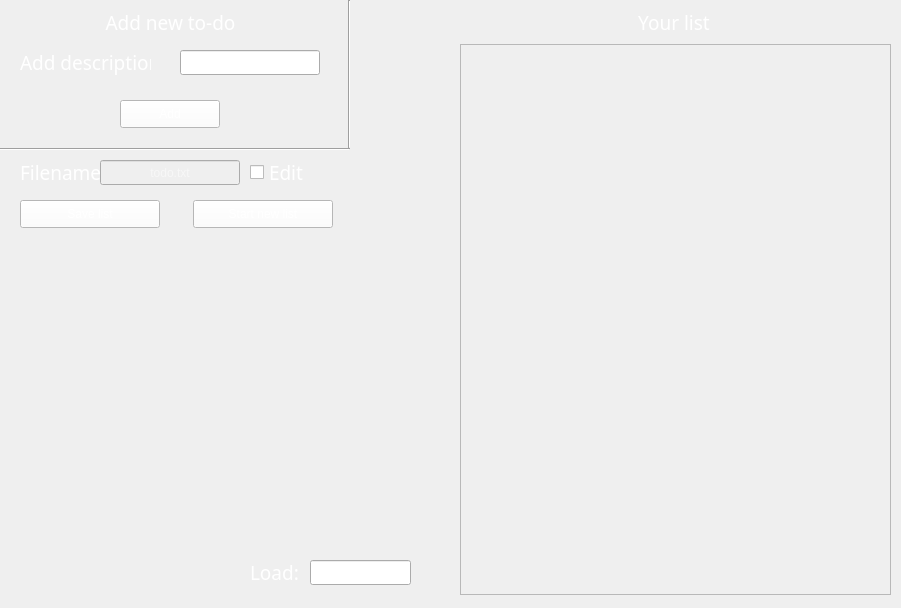
   <widget class="QWidget" name="ToDo_Lists_Widget" native="true">
    <property name="geometry">
     <rect>
      <x>190</x>
      <y>160</y>
      <width>901</width>
      <height>608</height>
     </rect>
    </property>
    <property name="styleSheet">
     <string notr="true">background-image: url(:/images/icons/fon_2_icon.png);</string>
    </property>
    <widget class="QWidget" name="Add_Business_Widget" native="true">
     <property name="geometry">
      <rect>
       <x>0</x>
       <y>0</y>
       <width>350</width>
       <height>150</height>
      </rect>
     </property>
     <widget class="QPushButton" name="Add_Business">
      <property name="geometry">
       <rect>
        <x>120</x>
        <y>100</y>
        <width>100</width>
        <height>28</height>
       </rect>
      </property>
      <property name="autoFillBackground">
       <bool>false</bool>
      </property>
      <property name="styleSheet">
       <string notr="true">font: 14pt &quot;ISOCP&quot;;
background-color: rgb(255, 255, 255);
color: rgb(255, 255, 255);
</string>
      </property>
      <property name="text">
       <string>Add</string>
      </property>
      <property name="checkable">
       <bool>false</bool>
      </property>
      <property name="checked">
       <bool>false</bool>
      </property>
     </widget>
     <widget class="QLabel" name="label_28">
      <property name="geometry">
       <rect>
        <x>100</x>
        <y>10</y>
        <width>141</width>
        <height>25</height>
       </rect>
      </property>
      <property name="font">
       <font>
        <family>ISOCP</family>
        <pointsize>14</pointsize>
       </font>
      </property>
      <property name="styleSheet">
       <string notr="true">color: rgb(255, 255, 255);</string>
      </property>
      <property name="text">
       <string>Add new to-do</string>
      </property>
      <property name="alignment">
       <set>Qt::AlignCenter</set>
      </property>
     </widget>
     <widget class="QLabel" name="label_29">
      <property name="geometry">
       <rect>
        <x>20</x>
        <y>50</y>
        <width>131</width>
        <height>25</height>
       </rect>
      </property>
      <property name="font">
       <font>
        <family>ISOCP</family>
        <pointsize>14</pointsize>
       </font>
      </property>
      <property name="styleSheet">
       <string notr="true">color: rgb(255, 255, 255);</string>
      </property>
      <property name="text">
       <string>Add description</string>
      </property>
     </widget>
     <widget class="QLineEdit" name="todo_description">
      <property name="geometry">
       <rect>
        <x>180</x>
        <y>50</y>
        <width>140</width>
        <height>25</height>
       </rect>
      </property>
      <property name="autoFillBackground">
       <bool>false</bool>
      </property>
      <property name="styleSheet">
       <string notr="true">font: 14pt &quot;ISOCP&quot;;
color: rgb(255, 255, 255);</string>
      </property>
     </widget>
     <widget class="Line" name="line_7">
      <property name="geometry">
       <rect>
        <x>0</x>
        <y>148</y>
        <width>350</width>
        <height>2</height>
       </rect>
      </property>
      <property name="styleSheet">
       <string notr="true">border-image: url(:/images/icons/done_icon.png);</string>
      </property>
      <property name="orientation">
       <enum>Qt::Horizontal</enum>
      </property>
     </widget>
     <widget class="Line" name="line_8">
      <property name="geometry">
       <rect>
        <x>348</x>
        <y>0</y>
        <width>2</width>
        <height>148</height>
       </rect>
      </property>
      <property name="styleSheet">
       <string notr="true">border-image: url(:/images/icons/done_icon.png);</string>
      </property>
      <property name="orientation">
       <enum>Qt::Vertical</enum>
      </property>
     </widget>
    </widget>
    <widget class="QLabel" name="label_31">
     <property name="geometry">
      <rect>
       <x>634</x>
       <y>10</y>
       <width>80</width>
       <height>25</height>
      </rect>
     </property>
     <property name="font">
      <font>
       <family>ISOCP</family>
       <pointsize>14</pointsize>
      </font>
     </property>
     <property name="styleSheet">
      <string notr="true">color: rgb(255, 255, 255);</string>
     </property>
     <property name="text">
      <string>Your list</string>
     </property>
     <property name="alignment">
      <set>Qt::AlignCenter</set>
     </property>
    </widget>
    <widget class="QCheckBox" name="ToDo_Enable_Edit_Filename">
     <property name="enabled">
      <bool>true</bool>
     </property>
     <property name="geometry">
      <rect>
       <x>250</x>
       <y>162</y>
       <width>70</width>
       <height>21</height>
      </rect>
     </property>
     <property name="font">
      <font>
       <family>ISOCP</family>
       <pointsize>14</pointsize>
      </font>
     </property>
     <property name="styleSheet">
      <string notr="true">color: rgb(255, 255, 255);</string>
     </property>
     <property name="text">
      <string>Edit</string>
     </property>
     <property name="checked">
      <bool>false</bool>
     </property>
     <property name="tristate">
      <bool>false</bool>
     </property>
    </widget>
    <widget class="QLabel" name="label_32">
     <property name="geometry">
      <rect>
       <x>20</x>
       <y>160</y>
       <width>81</width>
       <height>25</height>
      </rect>
     </property>
     <property name="font">
      <font>
       <family>ISOCP</family>
       <pointsize>14</pointsize>
      </font>
     </property>
     <property name="styleSheet">
      <string notr="true">color: rgb(255, 255, 255);</string>
     </property>
     <property name="text">
      <string>Filename:</string>
     </property>
    </widget>
    <widget class="QLineEdit" name="ToDoList_Filename">
     <property name="enabled">
      <bool>false</bool>
     </property>
     <property name="geometry">
      <rect>
       <x>100</x>
       <y>160</y>
       <width>140</width>
       <height>25</height>
      </rect>
     </property>
     <property name="autoFillBackground">
      <bool>false</bool>
     </property>
     <property name="styleSheet">
      <string notr="true">font: 14pt &quot;ISOCP&quot;;
color: rgb(255, 255, 255);</string>
     </property>
     <property name="text">
      <string/>
     </property>
     <property name="alignment">
      <set>Qt::AlignCenter</set>
     </property>
     <property name="placeholderText">
      <string>todo.txt</string>
     </property>
    </widget>
    <widget class="QScrollArea" name="ToDo_Area">
     <property name="geometry">
      <rect>
       <x>460</x>
       <y>44</y>
       <width>431</width>
       <height>551</height>
      </rect>
     </property>
     <property name="font">
      <font>
       <family>ISOCP</family>
       <pointsize>14</pointsize>
       <weight>50</weight>
       <italic>false</italic>
       <bold>false</bold>
      </font>
     </property>
     <property name="styleSheet">
      <string notr="true">color: rgb(255, 255, 255);
font: 14pt &quot;ISOCP&quot;;</string>
     </property>
     <property name="verticalScrollBarPolicy">
      <enum>Qt::ScrollBarAsNeeded</enum>
     </property>
     <property name="horizontalScrollBarPolicy">
      <enum>Qt::ScrollBarAsNeeded</enum>
     </property>
     <property name="widgetResizable">
      <bool>true</bool>
     </property>
     <property name="alignment">
      <set>Qt::AlignLeading|Qt::AlignLeft|Qt::AlignVCenter</set>
     </property>
     <widget class="QWidget" name="scrollAreaWidgetContents">
      <property name="geometry">
       <rect>
        <x>0</x>
        <y>0</y>
        <width>429</width>
        <height>549</height>
       </rect>
      </property>
     </widget>
    </widget>
    <widget class="QPushButton" name="Start_New_TODO">
     <property name="geometry">
      <rect>
       <x>193</x>
       <y>200</y>
       <width>140</width>
       <height>28</height>
      </rect>
     </property>
     <property name="autoFillBackground">
      <bool>false</bool>
     </property>
     <property name="styleSheet">
      <string notr="true">font: 14pt &quot;ISOCP&quot;;
background-color: rgb(255, 255, 255);
color: rgb(255, 255, 255);
</string>
     </property>
     <property name="text">
      <string>Start new list</string>
     </property>
     <property name="checkable">
      <bool>false</bool>
     </property>
     <property name="checked">
      <bool>false</bool>
     </property>
    </widget>
    <widget class="QPushButton" name="Save_TODO">
     <property name="geometry">
      <rect>
       <x>20</x>
       <y>200</y>
       <width>140</width>
       <height>28</height>
      </rect>
     </property>
     <property name="autoFillBackground">
      <bool>false</bool>
     </property>
     <property name="styleSheet">
      <string notr="true">font: 14pt &quot;ISOCP&quot;;
background-color: rgb(255, 255, 255);
color: rgb(255, 255, 255);
</string>
     </property>
     <property name="text">
      <string>Save list</string>
     </property>
     <property name="checkable">
      <bool>false</bool>
     </property>
     <property name="checked">
      <bool>false</bool>
     </property>
    </widget>
    <widget class="QLabel" name="label_33">
     <property name="geometry">
      <rect>
       <x>250</x>
       <y>560</y>
       <width>51</width>
       <height>25</height>
      </rect>
     </property>
     <property name="font">
      <font>
       <family>ISOCP</family>
       <pointsize>14</pointsize>
      </font>
     </property>
     <property name="styleSheet">
      <string notr="true">color: rgb(255, 255, 255);</string>
     </property>
     <property name="text">
      <string>Load:</string>
     </property>
    </widget>
    <widget class="QLineEdit" name="ToDoList_Load">
     <property name="enabled">
      <bool>true</bool>
     </property>
     <property name="geometry">
      <rect>
       <x>310</x>
       <y>560</y>
       <width>101</width>
       <height>25</height>
      </rect>
     </property>
     <property name="autoFillBackground">
      <bool>false</bool>
     </property>
     <property name="styleSheet">
      <string notr="true">font: 14pt &quot;ISOCP&quot;;
color: rgb(255, 255, 255);</string>
     </property>
     <property name="text">
      <string/>
     </property>
     <property name="alignment">
      <set>Qt::AlignCenter</set>
     </property>
     <property name="placeholderText">
      <string>todo.txt</string>
     </property>
    </widget>
   </widget>
